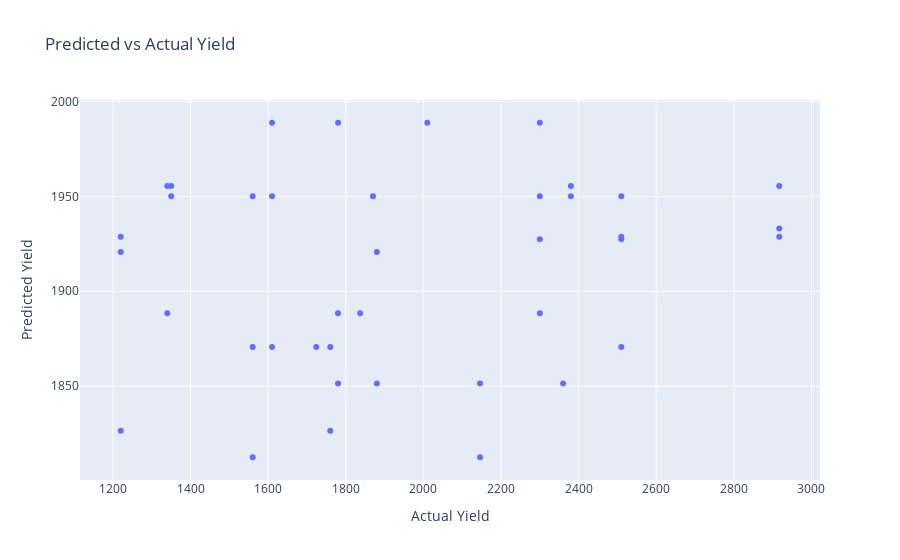

Source (notebook cell):
### Code cell
x = df.drop(columns=["yield", 'city_names', 'Similarity Type'])
y = df["yield"]

x_train, x_test, y_train, y_test = train_test_split(x, y, test_size=0.2, random_state=42)

scaler = StandardScaler()
x_train = scaler.fit_transform(x_train)
x_test = scaler.transform(x_test)

param_grid = {
    'max_depth': [3, 4, 6, 9, 12],
    'eta': [0.01, 0.05, 0.1, 0.3],
    'subsample': [0.6, 0.8, 1.0],
    'colsample_bytree': [0.6, 0.8, 1.0],
    'n_estimators': [100, 150, 200, 300, 500],
    'alpha': [0, 0.1, 0.5, 1, 1.5, 2],
    'lambda': [0, 0.1, 0.5, 1, 1.5, 2]
}

xgb_reg = xgb.XGBRegressor(objective="reg:squarederror")

grid_search = GridSearchCV(estimator=xgb_reg, param_grid=param_grid, scoring='neg_mean_squared_error', cv=5, verbose=1, n_jobs=-1)
grid_search.fit(x_train, y_train)

best_params = grid_search.best_params_
print(f"Best parameters: {best_params}")

xg_reg_best = xgb.XGBRegressor(**best_params)
xg_reg_best.fit(x_train, y_train)

preds_best = xg_reg_best.predict(x_test)
rmse_best = np.sqrt(mean_squared_error(y_test, preds_best))
print(f"RMSE: {rmse_best}")

fig = go.Figure()
fig.add_trace(go.Scatter(x=y_test, y=preds_best, mode="markers", name="Predicted vs Actual"))
fig.update_layout(title="Predicted vs Actual Yield", xaxis_title="Actual Yield", yaxis_title="Predicted Yield")
fig.show()

### Figure 1 — Plotly figure (JSON) as saved in the notebook; plotly's stock layout.template omitted (floating-point values rounded to 4 significant figures)
{"data": [{"mode": "markers", "name": "Predicted vs Actual", "type": "scatter", "x": [1780, 1220, 1610, 1760, 2917, 1870, 1760, 2360, 1560, 2146, 2917, 1610, 2300, 2300, 1220, 2300, 2510, 1610, 1880, 2380, 1220, 2917, 2300, 1724, 1350, 1780, 2510, 2146, 2510, 1340, 1780, 1350, 2510, 2380, 1560, 1837, 2010, 1340, 1560, 1880], "y": [1888.0, 1921.0, 1871.0, 1871.0, 1933.0, 1950.0, 1826.0, 1851.0, 1813.0, 1851.0, 1955.0, 1989.0, 1950.0, 1927.0, 1929.0, 1888.0, 1871.0, 1950.0, 1851.0, 1955.0, 1826.0, 1929.0, 1989.0, 1871.0, 1950.0, 1851.0, 1927.0, 1813.0, 1950.0, 1955.0, 1989.0, 1955.0, 1929.0, 1950.0, 1871.0, 1888.0, 1989.0, 1888.0, 1950.0, 1921.0]}], "layout": {"title": {"text": "Predicted vs Actual Yield"}, "xaxis": {"title": {"text": "Actual Yield"}}, "yaxis": {"title": {"text": "Predicted Yield"}}}}
